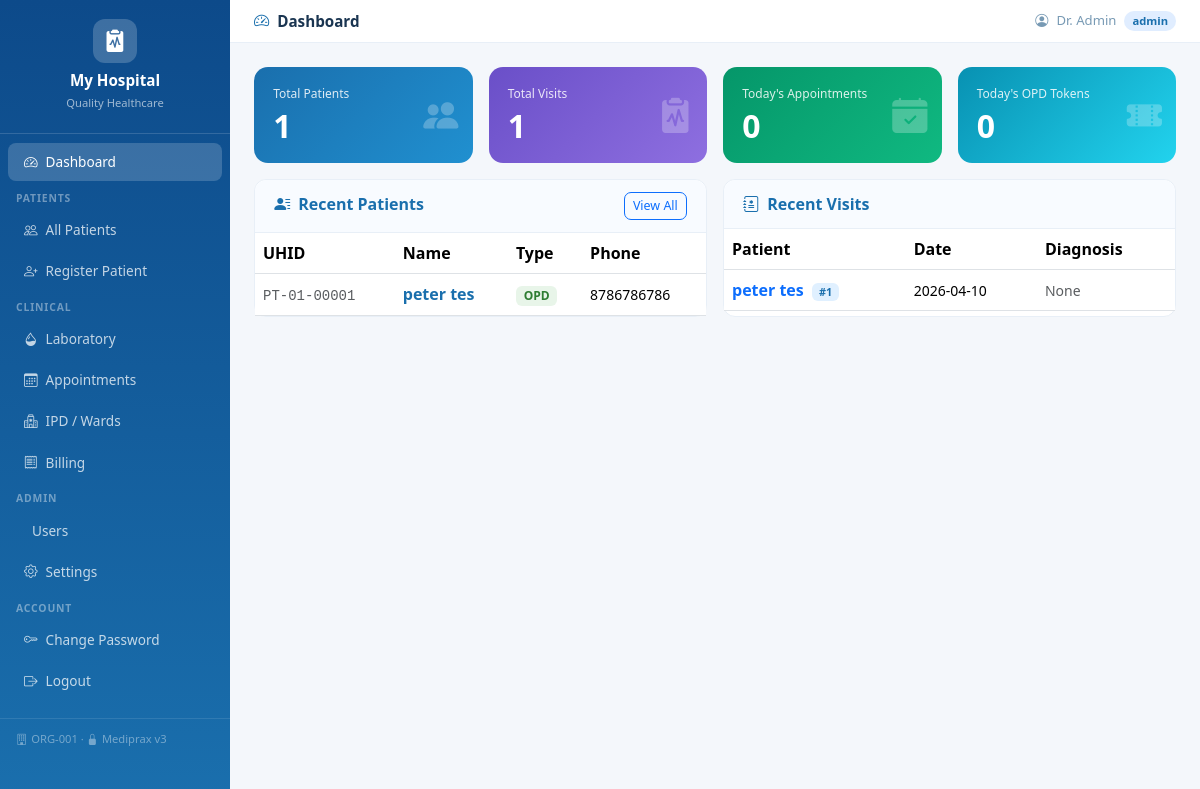
The app's page /dashboard (signed in) with its own data.
### tables this page shows
CREATE TABLE hospitals(
            id         INTEGER PRIMARY KEY AUTOINCREMENT,
            name       TEXT NOT NULL,
            tagline    TEXT DEFAULT 'Quality Healthcare',
            address    TEXT DEFAULT '',
            phone      TEXT DEFAULT '',
            email      TEXT DEFAULT '',
            color1     TEXT DEFAULT '#1a6fad',
            color2     TEXT DEFAULT '#0e9f8b',
            is_active  INTEGER DEFAULT 1,
            created_at TIMESTAMP DEFAULT CURRENT_TIMESTAMP
        , org_id TEXT);

CREATE TABLE settings(
            id             INTEGER PRIMARY KEY AUTOINCREMENT,
            hospital_id    INTEGER UNIQUE NOT NULL,
            doctor_name    TEXT DEFAULT '',
            doctor_degree  TEXT DEFAULT 'MBBS, MD',
            FOREIGN KEY (hospital_id) REFERENCES hospitals(id)
        );

CREATE TABLE patients(
            id                INTEGER PRIMARY KEY AUTOINCREMENT,
            hospital_id       INTEGER NOT NULL,
            uhid              TEXT,
            name              TEXT NOT NULL,
            dob               DATE,
            age               INTEGER,
            gender            TEXT,
            guardian_name     TEXT DEFAULT '',
            guardian_relation TEXT DEFAULT '',
            emergency_contact TEXT DEFAULT '',
            emergency_phone   TEXT DEFAULT '',
            insurance         TEXT DEFAULT '',
            insurance_no      TEXT DEFAULT '',
            blood_group       TEXT DEFAULT '',
            rh_factor         TEXT DEFAULT '',
            height_cm         INTEGER,
            address           TEXT DEFAULT '',
            city              TEXT DEFAULT '',
            state             TEXT DEFAULT '',
            phone             TEXT DEFAULT '',
            email             TEXT DEFAULT '',
            individual_number TEXT DEFAULT '',
            occupation        TEXT DEFAULT '',
            marital_status    TEXT DEFAULT '',
            religion          TEXT DEFAULT '',
            nationality       TEXT DEFAULT 'Indian',
            comorbidity       TEXT DEFAULT '',
            known_allergies   TEXT DEFAULT '',
            past_medical_history TEXT DEFAULT '',
            past_surgical_history TEXT DEFAULT '',
            family_history    TEXT DEFAULT '',
            habits            TEXT DEFAULT '',
            patient_type      TEXT DEFAULT 'OPD'
                              CHECK(patient_type IN ('OPD','IPD','Emergency')),
            created_at        TIMESTAMP DEFAULT CURRENT_TIMESTAMP,
            updated_at        TIMESTAMP DEFAULT CURRENT_TIMESTAMP, org_id TEXT,
            FOREIGN KEY (hospital_id) REFERENCES hospitals(id)
        );

CREATE TABLE visits(
            id            INTEGER PRIMARY KEY AUTOINCREMENT,
            hospital_id   INTEGER NOT NULL,
            patient_id    INTEGER NOT NULL,
            admission_id  INTEGER,
            visit_type    TEXT DEFAULT 'OPD'
                          CHECK(visit_type IN ('OPD','IPD','Emergency')),
            token_no      INTEGER,
            visit_date    DATE NOT NULL,
            visit_time    TIME,
            doctor_id     INTEGER,
            complaints    TEXT DEFAULT '',
            history_of_illness TEXT DEFAULT '',
            examination_findings TEXT DEFAULT '',
            primary_diagnosis TEXT DEFAULT '',
            secondary_diagnosis TEXT DEFAULT '',
            investigation TEXT DEFAULT '',
            prescription  TEXT DEFAULT '',
            notes         TEXT DEFAULT '',
            advice        TEXT DEFAULT '',
            -- Vitals
            bp_systolic   INTEGER,
            bp_diastolic  INTEGER,
            pulse         INTEGER,
            temperature   REAL,
            weight        REAL,
            height        INTEGER,
            spo2          INTEGER,
            rr            INTEGER,
            blood_sugar   REAL,
            -- Follow-up
            followup_date DATE,
            followup_notes TEXT DEFAULT '',
            created_by    INTEGER,
            created_at    TIMESTAMP DEFAULT CURRENT_TIMESTAMP, prescription_image TEXT,
            FOREIGN KEY (hospital_id) REFERENCES hospitals(id),
            FOREIGN KEY (patient_id)  REFERENCES patients(id)
        );

### app/routes/auth_routes.py (the view)
@auth_routes.route('/dashboard')
@login_required
def dashboard():
    if session.get('role') == 'patient':
        return redirect(url_for('patients.patient_detail', pid=session['patient_id']))
    hid = session['hospital_id']
    db  = get_db()
    from datetime import date
    today = date.today().isoformat()
    try:
        total_patients = db.execute('SELECT COUNT(*) FROM patients WHERE hospital_id=?',(hid,)).fetchone()[0] or 0
    except Exception:
        total_patients = 0
    try:
        total_visits = db.execute('SELECT COUNT(*) FROM visits WHERE hospital_id=?',(hid,)).fetchone()[0] or 0
    except Exception:
        total_visits = 0
    try:
        today_appointments = db.execute('SELECT COUNT(*) FROM appointments WHERE hospital_id=? AND appt_date=?',(hid,today)).fetchone()[0] or 0
    except Exception:
        today_appointments = 0
    try:
        today_opd = db.execute("SELECT COUNT(*) FROM visits WHERE hospital_id=? AND visit_date=? AND visit_type='OPD'",(hid,today)).fetchone()[0] or 0
    except Exception:
        today_opd = 0
    stats = {
        'total_patients': total_patients,
        'total_visits': total_visits,
        'today_appointments': today_appointments,
        'today_opd': today_opd,
    }
    try:
        recent_patients = [dict(r) for r in db.execute(
            'SELECT id,name,uhid,patient_type,phone FROM patients WHERE hospital_id=? ORDER BY id DESC LIMIT 8',(hid,)).fetchall()]
    except Exception:
        recent_patients = []
    try:
        recent_visits = [dict(r) for r in db.execute('''
            SELECT v.id,v.patient_id,v.visit_date,v.visit_type,v.primary_diagnosis,
                   v.complaints,v.token_no,p.name AS patient_name
            FROM visits v JOIN patients p ON v.patient_id=p.id
            WHERE v.hospital_id=? ORDER BY v.id DESC LIMIT 10''',(hid,)).fetchall()]
    except Exception:
        recent_visits = []
    return render_template('dashboard.html', stats=stats, recent_patients=recent_patients, recent_visits=recent_visits)

### templates/dashboard.html (shortened to what this page needs)
{% extends "base.html" %}
{% block page_title %}<i class="bi bi-speedometer2 me-2 text-primary"></i>Dashboard{% endblock %}
{% block content %}
<div class="row g-3 mb-3">
  <div class="col-6 col-md-3">
    <div class="stat-card" style="background:linear-gradient(135deg,#1a6fad,#2090d0)">
      <small>Total Patients</small><h2>{{ stats.total_patients|default(0) }}</h2>
      <i class="bi bi-people-fill icon"></i>
    </div>
  </div>
  <div class="col-6 col-md-3">
    <div class="stat-card" style="background:linear-gradient(135deg,#6a4fc8,#8e6fe0)">
      <small>Total Visits</small><h2>{{ stats.total_visits|default(0) }}</h2>
      <i class="bi bi-clipboard2-pulse-fill icon"></i>
    </div>
  </div>
  <div class="col-6 col-md-3">
    <div class="stat-card" style="background:linear-gradient(135deg,#059669,#10b981)">
      <small>Today's Appointments</small><h2>{{ stats.today_appointments|default(0) }}</h2>
      <i class="bi bi-calendar-check-fill icon"></i>
    </div>
  </div>
  <div class="col-6 col-md-3">
    <div class="stat-card" style="background:linear-gradient(135deg,#0891b2,#22d3ee)">
      <small>Today's OPD Tokens</small><h2>{{ stats.today_opd|default(0) }}</h2>
      <i class="bi bi-ticket-perforated-fill icon"></i>
    </div>
  </div>
</div>
<div class="row g-3">
  <div class="col-lg-6">
    <div class="card h-100">
      <div class="card-header d-flex justify-content-between">
        <span class="fw-semibold text-primary"><i class="bi bi-person-lines-fill me-2"></i>Recent Patients</span>
        <a href="{{ url_for('patients.patients') }}" class="btn btn-sm btn-outline-primary" style="font-size:.78rem;border-radius:7px">View All</a>
      </div>
      <div class="card-body p-0">
        {% if recent_patients %}
        <div class="table-responsive">
        <table class="table table-hover mb-0">
          <thead><tr><th>UHID</th><th>Name</th><th>Type</th><th>Phone</th></tr></thead>
          <tbody>
          {% for p in recent_patients %}
          <tr>
            <td><code class="small text-muted">{{ p.uhid or '—' }}</code></td>
            <td><a href="{{ url_for('patients.patient_detail', pid=p.id) }}" class="fw-semibold text-decoration-none text-primary">{{ p.name }}</a></td>
            <td>
              {% if p.patient_type == 'IPD' %}<span class="badge" style="background:#fce8e8;color:#c0392b">IPD</span>
              {% elif p.patient_type == 'Emergency' %}<span class="badge" style="background:#fff3cd;color:#856404">EMG</span>
              {% else %}<span class="badge" style="background:#e8f5e9;color:#2e7d32">OPD</span>{% endif %}
            </td>
            <td><small>{{ p.phone or '—' }}</small></td>
          </tr>
          {% endfor %}
          </tbody>
        </table>
        </div>
        {% else %}<p class="text-muted text-center py-4">No patients yet</p>{% endif %}
      </div>
    </div>
  </div>
  <div class="col-lg-6">
    <div class="card h-100">
      <div class="card-header"><span class="fw-semibold text-primary"><i class="bi bi-journal-medical me-2"></i>Recent Visits</span></div>
      <div class="card-body p-0">
        {% if recent_visits %}
        <div class="table-responsive">
        <table class="table table-hover mb-0">
          <thead><tr><th>Patient</th><th>Date</th><th>Diagnosis</th></tr></thead>
          <tbody>
          {% for v in recent_visits %}
          <tr>
            <td><a href="{{ url_for('patients.patient_detail', pid=v.patient_id) }}" class="fw-semibold text-decoration-none">{{ v.patient_name }}</a>
              {% if v.token_no %}<span class="badge ms-1" style="background:#e0f0ff;color:#1a6fad;font-size:.68rem">#{{ v.token_no }}</span>{% endif %}</td>
            <td><small>{{ v.visit_date }}</small></td>
            <td><small class="text-muted">{{ (v.primary_diagnosis or v.complaints or '—')[:40] }}</small></td>
          </tr>
          {% endfor %}
          </tbody>
        </table>
        </div>
        {% else %}<p class="text-muted text-center py-4">No visits yet</p>{% endif %}
      </div>
    </div>
  </div>
</div>
{% endblock %}

### templates/base.html (shortened to what this page needs)
<!DOCTYPE html>
<html lang="en">
<head>
  <link href="https://cdn.jsdelivr.net/npm/bootstrap@5.3.2/dist/css/bootstrap.min.css" rel="stylesheet"/>
  <link href="https://cdn.jsdelivr.net/npm/bootstrap-icons@1.11.3/font/bootstrap-icons.min.css" rel="stylesheet"/>
  <link rel="stylesheet" href="{{ url_for('static', filename='css/style.css') }}"/>
</head>
<body>
<nav id="sidebar">
  <div class="brand">
    <div class="brand-icon"><i class="bi bi-clipboard2-pulse-fill"></i></div>
    <h5>{{ hospital.name }}</h5>
    <small>{{ hospital.tagline }}</small>
  </div>
  <ul class="nav flex-column mt-2">
    {% if session.role != 'patient' %}
    <li class="nav-item"><a href="{{ url_for('auth.dashboard') }}" class="nav-link {% if request.endpoint=='auth.dashboard' %}active{% endif %}"><i class="bi bi-speedometer2"></i> Dashboard</a></li>
    <li class="nav-label">Patients</li>
    <li class="nav-item"><a href="{{ url_for('patients.patients') }}" class="nav-link {% if 'patients.' in (request.endpoint or '') %}active{% endif %}"><i class="bi bi-people"></i> All Patients</a></li>
    {% if session.role in ('admin','doctor') %}
    <li class="nav-item"><a href="{{ url_for('patients.add_patient_view') }}" class="nav-link"><i class="bi bi-person-plus"></i> Register Patient</a></li>
    {% endif %}
    <li class="nav-label">Clinical</li>
    <li class="nav-item"><a href="{{ url_for('lab.lab_list') }}" class="nav-link {% if 'lab.' in (request.endpoint or '') %}active{% endif %}"><i class="bi bi-droplet-half"></i> Laboratory</a></li>
    <li class="nav-item"><a href="{{ url_for('appointments.appointments') }}" class="nav-link {% if 'appointments.' in (request.endpoint or '') %}active{% endif %}"><i class="bi bi-calendar3"></i> Appointments</a></li>
    <li class="nav-item"><a href="{{ url_for('ipd.ward_view') }}" class="nav-link {% if 'ipd.' in (request.endpoint or '') %}active{% endif %}"><i class="bi bi-hospital"></i> IPD / Wards</a></li>
    <li class="nav-item"><a href="{{ url_for('billing.bill_list') }}" class="nav-link {% if 'billing.' in (request.endpoint or '') %}active{% endif %}"><i class="bi bi-receipt"></i> Billing</a></li>
    {% if session.role == 'admin' %}
    <li class="nav-label">Admin</li>
    <li class="nav-item"><a href="{{ url_for('auth.users') }}" class="nav-link {% if request.endpoint=='auth.users' %}active{% endif %}"> Users</a></li>
    <li class="nav-item"><a href="{{ url_for('settings.hospital_settings') }}" class="nav-link {% if 'settings.' in (request.endpoint or '') %}active{% endif %}"><i class="bi bi-gear"></i> Settings</a></li>
    {% endif %}
    {% else %}
    <li class="nav-item"><a href="{{ url_for('patients.patient_detail', pid=session.patient_id) }}" class="nav-link active"><i class="bi bi-file-medical"></i> My Records</a></li>
    {% endif %}
    <li class="nav-label">Account</li>
    <li class="nav-item"><a href="{{ url_for('auth.change_password') }}" class="nav-link"><i class="bi bi-key"></i> Change Password</a></li>
    <li class="nav-item"><a href="{{ url_for('auth.logout') }}" class="nav-link"><i class="bi bi-box-arrow-right"></i> Logout</a></li>
  </ul>
  <div class="sidebar-footer">
    {% if hospital.org_id %}<i class="bi bi-building me-1"></i>{{ hospital.org_id }} &middot; {% endif %}
    <i class="bi bi-lock-fill me-1"></i>Mediprax v3
  </div>
</nav>
<div id="topbar">
  <div class="d-flex align-items-center gap-2">
    <p class="page-title mb-0">{% block page_title %}{% endblock %}</p>
  </div>
  <div class="user-pill">
    <i class="bi bi-person-circle"></i>
    <span>{{ session.name }}</span>
    <span class="role-badge role-{{ session.role }}">{{ session.role }}</span>
  </div>
</div>
<div id="main">
  {% block content %}{% endblock %}
</div>
</body>
</html>

### records on screen
hospitals: name "My Hospital", tagline "Quality Healthcare", org_id "ORG-001"
settings: name "Dr. Admin"
patients: uhid "PT-01-00001", name "peter tes", patient_type "OPD", phone "8786786786"
visits: patient_name "peter tes", token_no "1", visit_date "2026-04-10", primary_diagnosis "None"

### other values on screen
{{ session.role }} "admin"
{{ stats.total_patients|default(0) }} "1"
{{ stats.total_visits|default(0) }} "1"
{{ stats.today_appointments|default(0) }} "0"
{{ stats.today_opd|default(0) }} "0"
